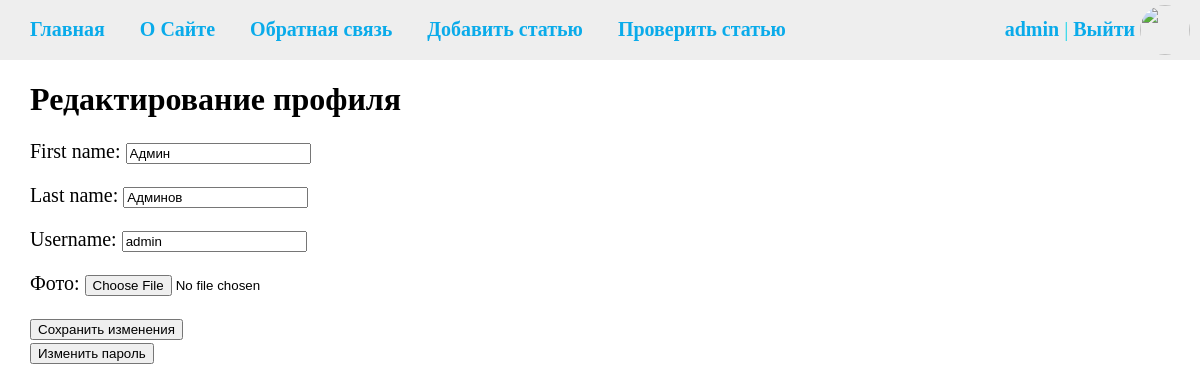
The page /edit/ (signed in) on the database its author committed.
### cars/models.py (models this page shows, shortened)
class CustomUser(AbstractUser):
    slug = models.SlugField(max_length=255, unique=True, db_index=True, verbose_name="user URL")
    photo = models.ImageField(upload_to="photos/%Y/%m/%d/", verbose_name="Фото", blank=True, null=True)
    is_moder = models.BooleanField(default=False)
    def get_absolute_url(self):
        return reverse('profile', kwargs={'profile_slug':self.slug})

### cars/views.py (the view, shortened to what this page needs)
# urls.py: path('edit/', EditProfile.as_view(), name='editprofile'),
class EditProfile(DataMixin, LoginRequiredMixin, UpdateView):
    model = CustomUser
    form_class = EditProfileForm
    template_name = 'account/edit_profile.html'
    success_url = reverse_lazy('home')
    def get_object(self, queryset=None):
        return self.request.user
    def get_context_data(self, **kwargs):
        context = super().get_context_data(**kwargs)
        form = EditProfileForm(instance=self.request.user)
        c_def = self.get_user_context(title="Редактирование профиля", form=form)
        context.update(c_def)
        return context

### cars/forms.py
class EditProfileForm(forms.ModelForm):
    class Meta:
        model = CustomUser
        fields = ('first_name', 'last_name', 'username', 'photo')
    def __init__(self, *args, **kwargs):
        super().__init__(*args, **kwargs)
        for field in self.fields:
            self.fields[field].widget.attrs.update({
                'class': 'form-control',
                'autocomplete': 'off',
            })

### cars/utils.py (called while the page is built)
    def get_user_context(self, **kwargs):
        context = kwargs
        brands = Brands.objects.all()
        context['menu'] = menu
        context['brands'] = brands
        if 'brand_selected' not in kwargs:
            context['brand_selected'] = 0
        return context

### cars/templates/account/edit_profile.html (shortened to what this page needs)
{% extends 'cars/base.html' %}
{% block content %}
    <h1>{{title}}</h1>
    <form method="post">
        {% for field in form %}
            <p><label class="form-label" for="{{ f.id_for_label }}">{{field.label}}: </label>{{ field }}</p>
        {% endfor %}
        <button type="submit">Сохранить изменения</button>
    </form>
    <a href="{% url 'editpassword' %}"><button type="submit">Изменить пароль</button></a>
{% endblock %}

### cars/templates/cars/base.html (shortened to what this page needs)
{% load static %}
<!DOCTYPE html>
<html>
<head>
    <link type="text/css" href="{% static 'cars/css/styles.css' %}" rel="stylesheet" />
</head>
<body>
    {% block mainmenu %}
        <header>
            <ul id="mainmenu" class="mainmenu">
                <li><a href="{% url 'home' %}">Главная</a></li>
                {% for m in menu %}
                    <li><a href="{% url m.url_name %}">{{m.title}}</a></li>
                {% endfor %}
                {% if request.user.is_authenticated %}
                    <li><a href="{% url 'addpage' %}">Добавить статью</a></li>
                    <a href="{{user.get_absolute_url}}"><img class="user-photo" src="/media/{{ user.photo }}"></a>
                    <li class="last"><a href="{{user.get_absolute_url}}">{{user.username}}</a> | <a href="{% url 'logout' %}">Выйти</a></li>
                {% else %}
                    <li class="last"><a href="{% url 'register' %}">Регистрация</a> | <a href="{% url 'login' %}">Войти</a></li>
                {% endif %}
                {% if request.user.is_authenticated and request.user.is_moder %}
                    <li><a href="{% url 'modering' %}">Проверить статью</a></li>
                {% endif %}
            </ul>
        </header>
    {% endblock mainmenu %}
    <div class="content-text">
        {% block content %}
        {% endblock %}
    </div>
</body>
</html>

### cars/static/cars/css/styles.css (style rules this page uses)
body { margin: 0; overflow-x: hidden; }
header { display: flex; margin: 0; width: 100%; height: 60px; position: fixed; background-color: #f6f4f4; }
.content-text { display: inline-block; margin: 60px 0 0 30px; color: #000; font-size: 20px; font-family: Yandex Sans Display Light; height: 100%; width: 100%; flex-grow: 1; }
.content-text h1 { font-size: 32px; }
header { background: #eee; height: 60px; position: fixed; width: 100%; }
ul.mainmenu { list-style: none; margin: 0; padding: 0; width: 100%; height: 60px; color: #0ad3ea; font-size: 20px; overflow: hidden; }
ul.mainmenu li { float: left; margin: 18px 5px 0 30px; }
ul.mainmenu li.last { float: right; }
ul.mainmenu li a { font-family: "Trebuchet MS"; font-weight: bold; color: #0aabea; text-decoration: none; }
img { width: 300px; height: auto; }
img.user-photo { border-radius: 100%; margin: 5px 10px 0 0; width: 50px; height: 50px; float: right; object-fit: cover; overflow: hidden; }
a { color: #000000; text-decoration: none; }

### rows shown on the page
CustomUser: username "admin", form "Админ" "Админов" "admin"

### other values the page prints
{{ m.title }} "О Сайте" "Обратная связь"
{{ title }} "Редактирование профиля"
{{ field.label }} "First name" "Last name" "Username" "Фото"
